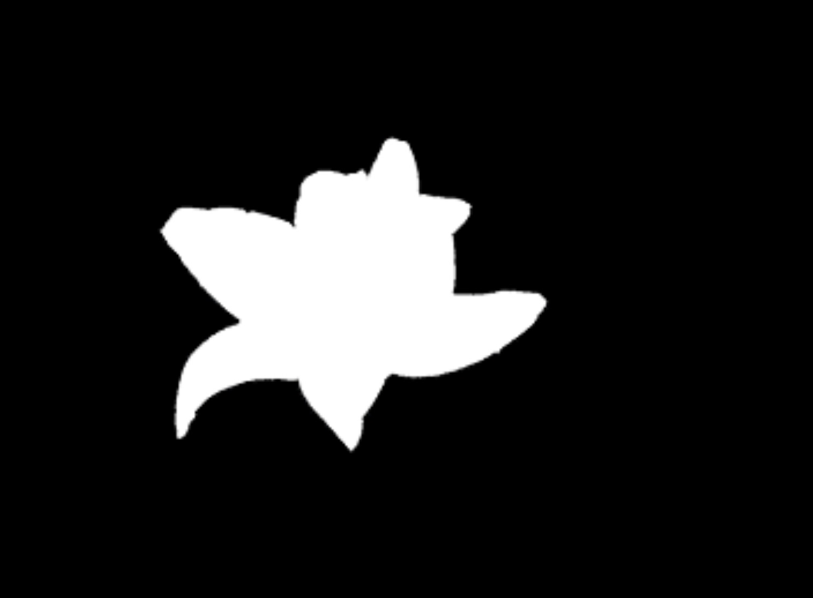
#> input picture images/im0.jpeg, 2438 x 1794 px (shown at 1/3 size)
$ python Humoment.py
#> lines starting #> are read from the running program, lines starting #| are printed output that depends on the picture; after the words box and inside, x2 and y2 are one past the last pixel; in counts of white or black regions, pixels touching at a corner belong together
import numpy as np
import cv2
from PIL import Image
def Image_to_grid(image):
    # Open image, convert to black and white mode
    image = Image.fromarray(image).convert('1')
    w, h = image.size
    # Temporary NumPy array of type bool to work on
    temp = np.array(image, dtype=bool)
    # Detect changes between neighboring pixels
    diff_y = np.abs(np.diff(temp, axis=0).astype(bool))  # Convert diff_y to bool
    diff_x = np.abs(np.diff(temp, axis=1).astype(bool))  # Convert diff_x to bool
    # Create a union image of detected changes
    temp = np.zeros_like(temp, dtype=bool)
    temp[:h-1, :] |= diff_y
    temp[:, :w-1] |= diff_x
    # Calculate distances between detected changes
    diff_y = np.diff(np.nonzero(np.diff(np.sum(temp, axis=0))))
    diff_x = np.diff(np.nonzero(np.diff(np.sum(temp, axis=1))))
    # Calculate tile height and width
    ht = np.median(diff_y[diff_y > 1]) + 2
    wt = np.median(diff_x[diff_x > 1]) + 2
    # Resize image w.r.t. tile height and width
    if (ht > 0 and wt > 0):  # Ensure that ht and wt are greater than 0
        array = np.array(image.resize((int(w/wt), int(h/ht)))).astype(int)
    return array, int(w/wt), int(h/ht)

def convert_to_binary(img_grayscale, thresh=80):
    thresh, img_binary = cv2.threshold(img_grayscale, thresh, maxval=255, type=cv2.THRESH_BINARY)
    return img_binary

def Humoment(grid, h, w):
    # m00
    m00 = np.sum(grid)
    xs =0
    ys = 0
    centroid = np.array([0.0, 0.0])
    for y in range(0, int(h)):
        for x in range(0, int(w)):
            if grid[y][x] == 1:
                ys += y + 1
                xs += x + 1
                centroid += np.array([y + 1, x + 1])
    print('ys = ', ys, ' xs = ', xs)
    centroid /= float(m00)
    print("m00 =", m00)
    print("centroidx =", centroid[1])
    print("centroidy =", centroid[0])
    # Calculate central moments
    p0, p1, p2, p3 = 0, 1, 2, 3
    q0, q1, q2, q3 = 0, 1, 2, 3
    mqp1, mqp2, mqp3, mqp4, mqp5, mqp6, mqp7 = 0, 0, 0, 0, 0, 0, 0

    for y in range(0, int(h)):
        for x in range(0, int(w)):
            if grid[y][x] == 1:
                mqp1 += (float(x + 1) - centroid[1]) ** p2 * (float(y + 1) - centroid[0]) ** q0
                # M02
                mqp2 += (float(x + 1) - centroid[1]) ** p0 * (float(y + 1) - centroid[0]) ** q2
                # M11
                mqp3 += (float(x + 1) - centroid[1]) ** p1 * (float(y + 1) - centroid[0]) ** q1
                # M30
                mqp4 += (float(x + 1) - centroid[1]) ** p3 * (float(y + 1) - centroid[0]) ** q0
                # M12
                mqp5 += (float(x + 1) - centroid[1]) ** p1 * (float(y + 1) - centroid[0]) ** q2
                # M03
                mqp6 += (float(x + 1) - centroid[1]) ** p0 * (float(y + 1) - centroid[0]) ** q3
                # M21
                mqp7 += (float(x + 1) - centroid[1]) ** p2 * (float(y + 1) - centroid[0]) ** q1
    M20 = mqp1 / (m00 ** ((p2 + q0) / 2 + 1))
    M02 = mqp2 / (m00 ** ((p0 + q2) / 2 + 1))
    M11 = mqp3 / (m00 ** ((p1 + q1) / 2 + 1))
    M30 = mqp4 / (m00 ** ((p3 + q0) / 2 + 1))
    M03 = mqp5 / (m00 ** ((p0 + q3) / 2 + 1))
    M12 = mqp6 / (m00 ** ((p1 + q2) / 2 + 1))
    M21 = mqp7 / (m00 ** ((p2 + q1) / 2 + 1))
    S1 = M20 + M02
    S2 = (M20 + M02) * (M20 - M02) + 4 * M11 ** 2
    S3 = (M30 - 3 * M12) ** 2 + (M30 - 3 * M21) ** 2
    S4 = (M30 + M12) ** 2 + (M03 + M21) ** 2
    S5 = (M30 - 3 * M12) * (M30 + M12) * ((M30 + M12) ** 2 - 3 * (M03 + M21) ** 2) + (3 * M21 - M03) * (M03 + M21) * (3 * (M30 + M12) ** 2 - (M03 + M21) ** 2)
    S6 = (M20 - M02) * ((M30 + M12) ** 2 - (M03 + M21) ** 2) + 4 * M11 * (M30 + M12) * (M03 + M21)
    S7 = (3 * M21 - M03) * (M30 + M12) * ((M30 + M12) ** 2 - 3 * (M03 + M21) ** 2) + (M30 - 3 * M12) * (M21 + M02) * (3 * (M30 + M12) ** 2 - (M03 + M21) ** 2)

    print("S1 =", S1)
    print("S2 =", S2)
    print("S3 =", S3)
    print("S4 =", S4)
    print("S5 =", S5)
    print("S6 =", S6)
    print("S7 =", S7)
    return S1, S2, S3, S4, S5, S6, S7

def Template_matching(S1, S2):
    norm_distance = float(0)
    for i in range(0, 7):
        # Use 1-norm-distance
        norm_distance += float(abs(S1[i] - S2[i]))
    return norm_distance

# Pre-processing image input
print("\nPre-processing input")
# Image train
path_image = 'images/im0.jpeg'
image = cv2.imread(path_image, cv2.IMREAD_GRAYSCALE)
#> image: shape (1794, 2438); min 0, max 255, mean 31.5
# image_resize = cv2.resize(image,(90,90))
binnaryImage = convert_to_binary(image)
#> in convert_to_binary, `thresh, img_binary = cv2.threshold(img_grayscale, thresh, maxval=255, ..`:
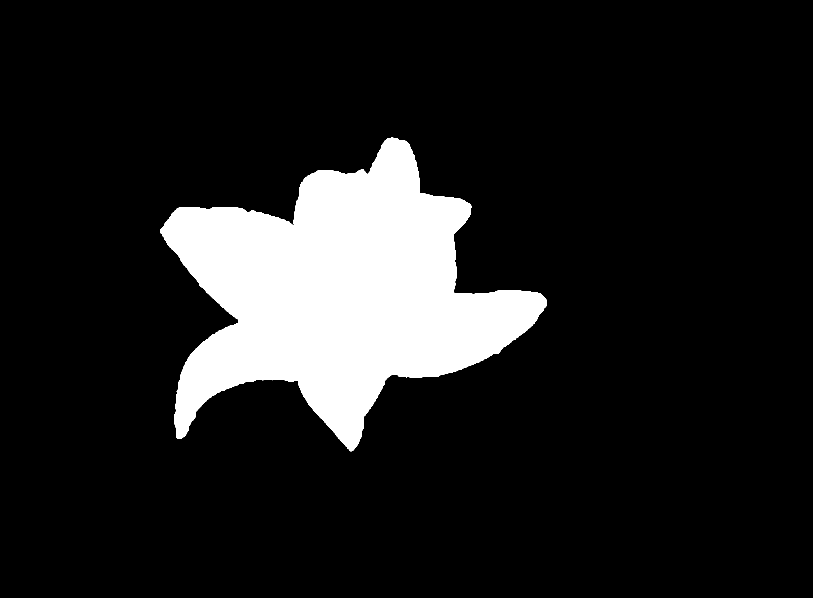
#> img_binary: shape (1794, 2438) (shown at 1/3 size); 12.5% white; 1 white region, box (x1, y1, x2, y2) and area: (480, 412, 1641, 1354) 547445
#> in convert_to_binary, `thresh, img_binary = cv2.threshold(img_grayscale, thresh, maxval=255, ..`: thresh = 80
grid, w, h = Image_to_grid(binnaryImage)
#> in Image_to_grid, `diff_y = np.abs(np.diff(temp, axis=0).astype(bool))`: diff_y: shape (1793, 2438) bool; 0.07% white in thin lines or dots, all inside (x1, y1, x2, y2) = (480, 411, 1641, 1354)
#> in Image_to_grid, `diff_x = np.abs(np.diff(temp, axis=1).astype(bool))`: diff_x: shape (1794, 2437) bool; 0.06% white in thin lines or dots, all inside (x1, y1, x2, y2) = (479, 412, 1641, 1354)
#> in Image_to_grid, `temp[:, :w-1] |= diff_x`:
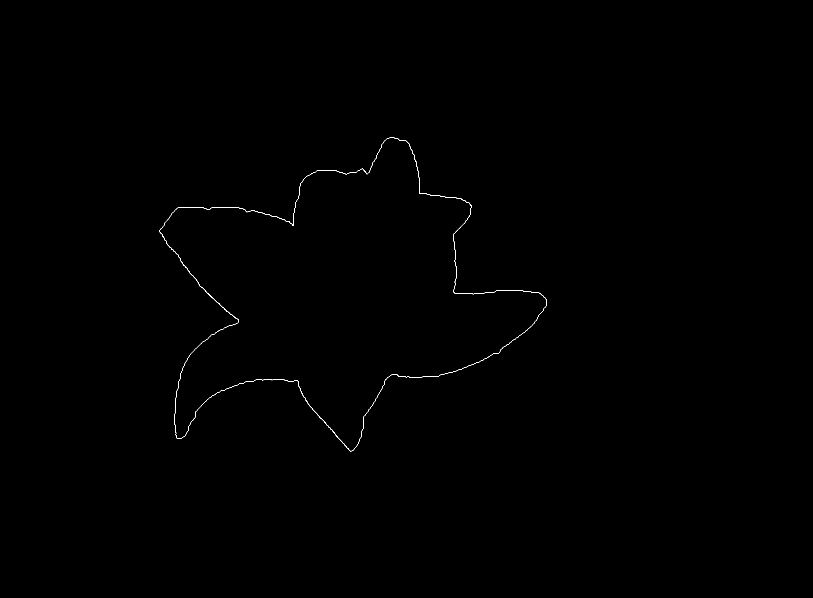
#> temp: shape (1794, 2438) bool (shown at 1/3 size); 0.1% white in thin lines or dots, all inside (x1, y1, x2, y2) = (479, 411, 1641, 1354)
#> in Image_to_grid, `ht = np.median(diff_y[diff_y > 1]) + 2`: ht = 4
#> in Image_to_grid, `array = np.array(image.resize((int(w/wt), int(h/ht)))).astype(int)`: array: shape (448, 609) int64; values 0 (black) and 1 (white), 12.5% white; 1 white region, box (x1, y1, x2, y2) and area: (120, 103, 410, 338) 34106
#> w = 609; h = 448
# Image detect 1
path_image_detect_1 = 'images/mangotest4.jpg'
image_detect_1 = cv2.imread(path_image_detect_1, cv2.IMREAD_GRAYSCALE)
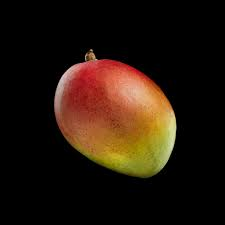
#> input picture images/mangotest4.jpg, 225 x 225 px
#> image_detect_1: shape (225, 225); min 0, max 217, mean 25.9
# image_resize_detect_1 = cv2.resize(image_detect_1,(90,90))
binnaryImage_detect_1 = convert_to_binary(image_detect_1)
#> in convert_to_binary (call 2), `thresh, img_binary = cv2.threshold(img_grayscale, thresh, maxval=255, ..`: img_binary: shape (225, 225); 18.4% white; 15 white regions (14 under 20 px), largest, box (x1, y1, x2, y2) and area: (54, 52, 177, 175) 9291
grid_detect_1, w_detect_1, h_detect_1 = Image_to_grid(binnaryImage_detect_1)
#> in Image_to_grid (call 2), `diff_y = np.abs(np.diff(temp, axis=0).astype(bool))`: diff_y: shape (224, 225) bool; 1.2% white in thin lines or dots, all inside (x1, y1, x2, y2) = (54, 48, 177, 175)
#> in Image_to_grid (call 2), `diff_x = np.abs(np.diff(temp, axis=1).astype(bool))`: diff_x: shape (225, 224) bool; 1.2% white in thin lines or dots, all inside (x1, y1, x2, y2) = (53, 49, 177, 175)
#> in Image_to_grid (call 2), `temp[:, :w-1] |= diff_x`:
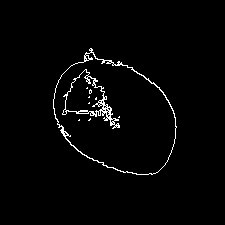
#> temp: shape (225, 225) bool; 2.1% white in thin lines or dots, all inside (x1, y1, x2, y2) = (53, 48, 177, 175)
#> in Image_to_grid (call 2), `array = np.array(image.resize((int(w/wt), int(h/ht)))).astype(int)`: array: shape (56, 56) int64; values 0 (black) and 1 (white), 18.8% white; 3 white regions (2 under 20 px), largest, box (x1, y1, x2, y2) and area: (13, 12, 44, 44) 588
#> w_detect_1 = 56; h_detect_1 = 56
# Image detect 2
path_image_detect_2 = 'images/chillitest2.jpg'
image_detect_2 = cv2.imread(path_image_detect_2, cv2.IMREAD_GRAYSCALE)
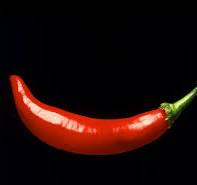
#> input picture images/chillitest2.jpg, 197 x 185 px
#> image_detect_2: shape (185, 197); min 0, max 255, mean 15.7
# image_resize_detect_2 = cv2.resize(image_detect_2,(90,90))
binnaryImage_detect_2 = convert_to_binary(image_detect_2)
#> in convert_to_binary (call 3), `thresh, img_binary = cv2.threshold(img_grayscale, thresh, maxval=255, ..`: img_binary: shape (185, 197); 7.2% white; 16 white regions (15 under 20 px), largest, box (x1, y1, x2, y2) and area: (13, 76, 197, 136) 2571
grid_detect_2, w_detect_2, h_detect_2 = Image_to_grid(binnaryImage_detect_2)
#> in Image_to_grid (call 3), `diff_y = np.abs(np.diff(temp, axis=0).astype(bool))`: diff_y: shape (184, 197) bool; 1.6% white in thin lines or dots, all inside (x1, y1, x2, y2) = (12, 75, 197, 136)
#> in Image_to_grid (call 3), `diff_x = np.abs(np.diff(temp, axis=1).astype(bool))`: diff_x: shape (185, 196) bool; 1.2% white in thin lines or dots, all inside (x1, y1, x2, y2) = (11, 76, 196, 136)
#> in Image_to_grid (call 3), `temp[:, :w-1] |= diff_x`:
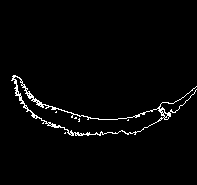
#> temp: shape (185, 197) bool; 2.3% white in thin lines or dots, all inside (x1, y1, x2, y2) = (11, 75, 197, 136)
#> in Image_to_grid (call 3), `array = np.array(image.resize((int(w/wt), int(h/ht)))).astype(int)`:
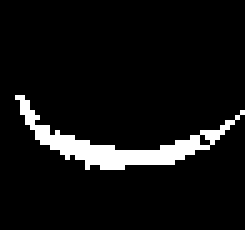
#> array: shape (46, 49) int64 (shown 5 times larger); values 0 (black) and 1 (white), 7.1% white; 1 white region, box (x1, y1, x2, y2) and area: (3, 19, 49, 34) 159
#> w_detect_2 = 49; h_detect_2 = 46

# Result pre-processing input
print("Image train")
for y in range(0, int(h)):
    for x in range(0, int(w)):
        print(grid[y][x], end=" ")
    print("")
#> this loop made 448 passes
#> (printed output is left out)
print('w = ',w, ' h = ', h)
print("Image detect 1")
for y in range(0, int(h_detect_1)):
    for x in range(0, int(w_detect_1)):
        print(grid_detect_1[y][x], end=" ")
    print("")
print('w = ',w_detect_1, ' h = ', h_detect_1)
print("Image detect 2")
for y in range(0, int(h_detect_2)):
    for x in range(0, int(w_detect_2)):
        print(grid_detect_2[y][x], end=" ")
    print("")
print('w = ',w_detect_2, ' h = ', h_detect_2)
# Hu'momnet
print("\nHu\'moment:")
print("S_train")
S_train = Humoment(grid, h, w)
#> in Humoment, `m00 = np.sum(grid)`: m00 = 34106
#> in Humoment, `centroid /= float(m00)`: centroid = [220, 255.1]
#> after the loop in Humoment, `for y in range(0, int(h)):`: mqp1 = 142258363.1; mqp2 = 80343501.6; mqp3 = -5914283.2; mqp4 = 13719897.1; mqp5 = -390751020.4; mqp6 = -109836383.4; mqp7 = 734690492.3
#> in Humoment, `M20 = mqp1 / (m00 ** ((p2 + q0) / 2 + 1))`: M20 = 0.122
#> in Humoment, `M02 = mqp2 / (m00 ** ((p0 + q2) / 2 + 1))`: M02 = 0.0691
#> in Humoment, `M11 = mqp3 / (m00 ** ((p1 + q1) / 2 + 1))`: M11 = -0.00508
#> in Humoment, `M30 = mqp4 / (m00 ** ((p3 + q0) / 2 + 1))`: M30 = 6.39e-05
#> in Humoment, `M03 = mqp5 / (m00 ** ((p0 + q3) / 2 + 1))`: M03 = -0.00182
#> in Humoment, `M12 = mqp6 / (m00 ** ((p1 + q2) / 2 + 1))`: M12 = -0.000511
#> in Humoment, `M21 = mqp7 / (m00 ** ((p2 + q1) / 2 + 1))`: M21 = 0.00342
#> in Humoment, `S1 = M20 + M02`: S1 = 0.191
#> in Humoment, `S2 = (M20 + M02) * (M20 - M02) + 4 * M11 ** 2`: S2 = 0.0103
#> in Humoment, `S3 = (M30 - 3 * M12) ** 2 + (M30 - 3 * M21) ** 2`: S3 = 0.000107
#> in Humoment, `S4 = (M30 + M12) ** 2 + (M03 + M21) ** 2`: S4 = 2.76e-06
#> in Humoment, `S5 = (M30 - 3 * M12) * (M30 + M12) * ((M30 + M12) ** 2 - 3 * (M03 + M2..`: S5 = -3.26e-11
#> in Humoment, `S6 = (M20 - M02) * ((M30 + M12) ** 2 - (M03 + M21) ** 2) + 4 * M11 * (..`: S6 = -1.11e-07
#> in Humoment, `S7 = (3 * M21 - M03) * (M30 + M12) * ((M30 + M12) ** 2 - 3 * (M03 + M2..`: S7 = -1.87e-10
#> S_train = (0.191, 0.0103, 0.000107, 2.76e-06, -3.26e-11, -1.11e-07, -1.87e-10)
print("\nS_detect_1")
S_detect_1 = Humoment(grid_detect_1, h_detect_1, w_detect_1)
#> S_detect_1 = (0.191, 0.0035, 0.000114, 0.000156, -1.29e-08, 4.61e-06, 3.87e-07)
print("\nS_detect_2")
S_detect_2 = Humoment(grid_detect_2, h_detect_2, w_detect_2)
#> S_detect_2 = (0.969, 0.837, 0.499, 0.0615, -0.00122, -0.0257, 0.00685)
# Use Template matching to implementation of classification
print("\nManhattan distance:")
norm_distance_1 = Template_matching(S_train, S_detect_1)
#> the loop in Template_matching, `for i in range(0, 7):` made 7 passes
#> norm_distance on passes 1 to 7: 0.000822, 0.00761, 0.00762, 0.00778, 0.00778, 0.00778, 0.00778
#> after the loop in Template_matching, `for i in range(0, 7):`: norm_distance = 0.00778
#> norm_distance_1 = 0.00778
norm_distance_2 = Template_matching(S_train, S_detect_2)
#> the loop in Template_matching (call 2), `for i in range(0, 7):` made 7 passes
#> norm_distance on passes 1 to 7: 0.777, 1.6, 2.1, 2.16, 2.17, 2.19, 2.2
#> norm_distance_2 = 2.2
# Result
print('norm distance for image detect 1: ',norm_distance_1)
print('norm distance for image detect 2: ',norm_distance_2)
# Classification
print("\nClassification:")
if norm_distance_2 > norm_distance_1 :
    print("First image detect has a mango and Second image detect has a chilli")
else:
    print("First image detect has a chilli and Second image detect has a mango")
print("")
